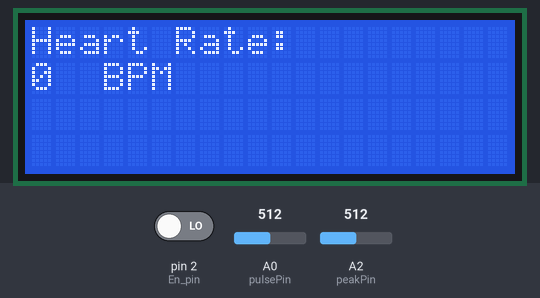
Bench run of a sketch on a simulated Arduino Uno, built with avr-gcc and run on an emulated ATmega328P. Shown: 20×4 character LCD. Inputs (shaded band) come from the test bench; at power-on: pin 2 (En_pin) LOW, A0 (pulsePin) = 512, A2 (peakPin) = 512. What the sketch prints to the serial monitor is not drawn.

Above: at 10.1 s.
10.2 s: pin 2 (En_pin) driven HIGH
Timing chart, 0 to 13.2 s (numbered marks = the images above; inputs shaded):
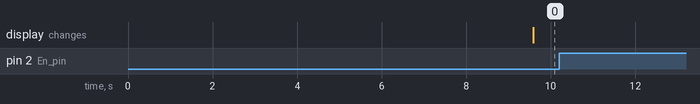

The sketch:

PulseFit-Heartrate-toLCD.ino
```cpp
// (licence header left out)
//LCD
#include <Wire.h>
#include <LCD.h>
#include <LiquidCrystal_I2C.h>

#define I2C_ADDR  0x3F  // Define I2C Address where the PCF8574A is
#define BACKLIGHT_PIN   3
#define En_pin  2
#define Rw_pin  1
#define Rs_pin  0
#define D4_pin  4
#define D5_pin  5
#define D6_pin  6
#define D7_pin  7

LiquidCrystal_I2C     lcd(I2C_ADDR,En_pin,Rw_pin,Rs_pin,D4_pin,D5_pin,D6_pin,D7_pin);

unsigned long strtTime = 0;
unsigned long lastTime = 0;
unsigned long SamplePeriod = 7500; //6 seconds in milliseconds
unsigned long SixtySecs = 60000; //60 seconds in milliseconds
unsigned long refracPeriod = 300;

int pulsePin = A0;
int compPin = 2;
int peakPin = A2;

int pulse = 0;
int comp = 0;
int peak = 0;

int heartBeats = 0;
int heartRate = 0;

void setup()
{
  Serial.begin(9600);

  //uncomment this line if you want to reference the analogRead
  //to V+ of PulseFit if not being powered from Arduino
  //analogReference(EXTERNAL);

  lcd.begin (20,4);  //Size of LCD
  lcd.setBacklightPin(BACKLIGHT_PIN,POSITIVE);
  lcd.setBacklight(HIGH);
  lcd.home ();

  attachInterrupt(digitalPinToInterrupt(2), detectPeaks, RISING);

  delay(2000);

  //initialize timekeeping variables
  strtTime = millis();
  lastTime = strtTime;
}

void loop()
{
  //measuring the amplifier outputs using the ADC
  pulse = analogRead(pulsePin);
  peak = analogRead(peakPin);

  //Serial.println(pulse);

  if((millis() - strtTime) > SamplePeriod)
  {
    //number of beats in 6 seconds scaled to number of beats
    //in 60 seconds
    heartRate = (double)heartBeats*((double)SixtySecs/(millis()-strtTime));
    Serial.print("heart rate: ");
    Serial.println(heartRate);
    writeToLCD();
    heartBeats = 0; //restart heartBeat variable
    strtTime = millis(); //restart timer variable
  }
  delay(20);
}


void detectPeaks()
{
  if((millis()-lastTime) > refracPeriod)
  {
    heartBeats++;
    Serial.println(heartBeats);
    lastTime = millis();
  }
}


void writeToLCD()
{
  lcd.clear();
  lcd.setCursor(0,0);
  lcd.print("Heart Rate: ");
  lcd.setCursor(0,1);
  lcd.print(heartRate);
  lcd.setCursor(3,1);
  lcd.print("BPM");
}
```
